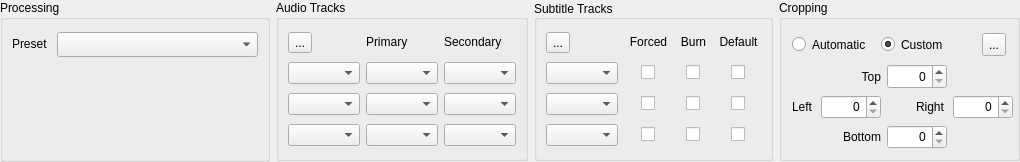
         <widget class="QFrame" name="frame">
          <property name="sizePolicy">
           <sizepolicy hsizetype="Preferred" vsizetype="Preferred">
            <horstretch>0</horstretch>
            <verstretch>0</verstretch>
           </sizepolicy>
          </property>
          <property name="minimumSize">
           <size>
            <width>0</width>
            <height>162</height>
           </size>
          </property>
          <property name="maximumSize">
           <size>
            <width>16777215</width>
            <height>162</height>
           </size>
          </property>
          <property name="frameShape">
           <enum>QFrame::NoFrame</enum>
          </property>
          <property name="frameShadow">
           <enum>QFrame::Raised</enum>
          </property>
          <layout class="QHBoxLayout" name="horizontalLayout">
           <property name="leftMargin">
            <number>0</number>
           </property>
           <property name="topMargin">
            <number>0</number>
           </property>
           <property name="rightMargin">
            <number>0</number>
           </property>
           <property name="bottomMargin">
            <number>0</number>
           </property>
           <item>
            <widget class="QGroupBox" name="groupBox_Processing">
             <property name="sizePolicy">
              <sizepolicy hsizetype="Fixed" vsizetype="Preferred">
               <horstretch>0</horstretch>
               <verstretch>0</verstretch>
              </sizepolicy>
             </property>
             <property name="minimumSize">
              <size>
               <width>270</width>
               <height>161</height>
              </size>
             </property>
             <property name="maximumSize">
              <size>
               <width>270</width>
               <height>16777215</height>
              </size>
             </property>
             <property name="title">
              <string>Processing</string>
             </property>
             <widget class="QLabel" name="label_Disc_Preset">
              <property name="geometry">
               <rect>
                <x>12</x>
                <y>35</y>
                <width>37</width>
                <height>17</height>
               </rect>
              </property>
              <property name="sizePolicy">
               <sizepolicy hsizetype="Fixed" vsizetype="Fixed">
                <horstretch>0</horstretch>
                <verstretch>0</verstretch>
               </sizepolicy>
              </property>
              <property name="text">
               <string>Preset</string>
              </property>
             </widget>
             <widget class="QComboBox" name="comboBox_Disc_Preset">
              <property name="geometry">
               <rect>
                <x>57</x>
                <y>32</y>
                <width>201</width>
                <height>25</height>
               </rect>
              </property>
              <property name="sizePolicy">
               <sizepolicy hsizetype="Fixed" vsizetype="Fixed">
                <horstretch>0</horstretch>
                <verstretch>0</verstretch>
               </sizepolicy>
              </property>
              <property name="minimumSize">
               <size>
                <width>201</width>
                <height>0</height>
               </size>
              </property>
              <property name="maximumSize">
               <size>
                <width>201</width>
                <height>16777215</height>
               </size>
              </property>
             </widget>
            </widget>
           </item>
           <item>
            <widget class="QGroupBox" name="groupBox_Disc_AudioTracks">
             <property name="sizePolicy">
              <sizepolicy hsizetype="Preferred" vsizetype="Fixed">
               <horstretch>0</horstretch>
               <verstretch>0</verstretch>
              </sizepolicy>
             </property>
             <property name="minimumSize">
              <size>
               <width>0</width>
               <height>161</height>
              </size>
             </property>
             <property name="title">
              <string>Audio Tracks</string>
             </property>
             <layout class="QGridLayout" name="gridLayout_6">
              <item row="0" column="0">
               <widget class="QToolButton" name="toolButton_Disc_Find_AudioTracks">
                <property name="toolTip">
                 <string>Select audio tracks from the first selected title.</string>
                </property>
                <property name="text">
                 <string>...</string>
                </property>
                <property name="icon">
                 <iconset>
                  <normaloff>images/find_16.png</normaloff>images/find_16.png</iconset>
                </property>
               </widget>
              </item>
              <item row="0" column="1">
               <widget class="QLabel" name="label_Disc_AudioTracks_Primary">
                <property name="sizePolicy">
                 <sizepolicy hsizetype="Preferred" vsizetype="Fixed">
                  <horstretch>0</horstretch>
                  <verstretch>0</verstretch>
                 </sizepolicy>
                </property>
                <property name="text">
                 <string>Primary</string>
                </property>
               </widget>
              </item>
              <item row="1" column="1">
               <widget class="QComboBox" name="comboBox_Disc_AudioTracks_Mixdown_First_Primary">
                <property name="sizePolicy">
                 <sizepolicy hsizetype="Preferred" vsizetype="Fixed">
                  <horstretch>0</horstretch>
                  <verstretch>0</verstretch>
                 </sizepolicy>
                </property>
                <property name="sizeAdjustPolicy">
                 <enum>QComboBox::AdjustToContents</enum>
                </property>
               </widget>
              </item>
              <item row="2" column="1">
               <widget class="QComboBox" name="comboBox_Disc_AudioTracks_Mixdown_Second_Primary">
                <property name="sizePolicy">
                 <sizepolicy hsizetype="Preferred" vsizetype="Fixed">
                  <horstretch>0</horstretch>
                  <verstretch>0</verstretch>
                 </sizepolicy>
                </property>
                <property name="sizeAdjustPolicy">
                 <enum>QComboBox::AdjustToContents</enum>
                </property>
               </widget>
              </item>
              <item row="1" column="0">
               <widget class="QComboBox" name="comboBox_Disc_AudioTracks_SelectTrack_First">
                <property name="sizePolicy">
                 <sizepolicy hsizetype="Fixed" vsizetype="Fixed">
                  <horstretch>0</horstretch>
                  <verstretch>0</verstretch>
                 </sizepolicy>
                </property>
               </widget>
              </item>
              <item row="3" column="1">
               <widget class="QComboBox" name="comboBox_Disc_AudioTracks_Mixdown_Third_Primary">
                <property name="sizePolicy">
                 <sizepolicy hsizetype="Preferred" vsizetype="Fixed">
                  <horstretch>0</horstretch>
                  <verstretch>0</verstretch>
                 </sizepolicy>
                </property>
                <property name="sizeAdjustPolicy">
                 <enum>QComboBox::AdjustToContents</enum>
                </property>
               </widget>
              </item>
              <item row="2" column="2">
               <widget class="QComboBox" name="comboBox_Disc_AudioTracks_Mixdown_Second_Secondary">
                <property name="sizeAdjustPolicy">
                 <enum>QComboBox::AdjustToContents</enum>
                </property>
               </widget>
              </item>
              <item row="2" column="0">
               <widget class="QComboBox" name="comboBox_Disc_AudioTracks_SelectTrack_Second">
                <property name="sizePolicy">
                 <sizepolicy hsizetype="Fixed" vsizetype="Fixed">
                  <horstretch>0</horstretch>
                  <verstretch>0</verstretch>
                 </sizepolicy>
                </property>
               </widget>
              </item>
              <item row="3" column="2">
               <widget class="QComboBox" name="comboBox_Disc_AudioTracks_Mixdown_Third_Secondary">
                <property name="sizeAdjustPolicy">
                 <enum>QComboBox::AdjustToContents</enum>
                </property>
               </widget>
              </item>
              <item row="0" column="2">
               <widget class="QLabel" name="label_Disc_AudioTracks_Secondary">
                <property name="sizePolicy">
                 <sizepolicy hsizetype="Preferred" vsizetype="Fixed">
                  <horstretch>0</horstretch>
                  <verstretch>0</verstretch>
                 </sizepolicy>
                </property>
                <property name="text">
                 <string>Secondary</string>
                </property>
               </widget>
              </item>
              <item row="3" column="0">
               <widget class="QComboBox" name="comboBox_Disc_AudioTracks_SelectTrack_Third">
                <property name="sizePolicy">
                 <sizepolicy hsizetype="Fixed" vsizetype="Fixed">
                  <horstretch>0</horstretch>
                  <verstretch>0</verstretch>
                 </sizepolicy>
                </property>
               </widget>
              </item>
              <item row="1" column="2">
               <widget class="QComboBox" name="comboBox_Disc_AudioTracks_Mixdown_First_Secondary">
                <property name="sizeAdjustPolicy">
                 <enum>QComboBox::AdjustToContents</enum>
                </property>
               </widget>
              </item>
             </layout>
            </widget>
           </item>
           <item>
            <widget class="QGroupBox" name="groupBox_Disc_SubtitleTracks">
             <property name="sizePolicy">
              <sizepolicy hsizetype="Fixed" vsizetype="Fixed">
               <horstretch>0</horstretch>
               <verstretch>0</verstretch>
              </sizepolicy>
             </property>
             <property name="minimumSize">
              <size>
               <width>221</width>
               <height>161</height>
              </size>
             </property>
             <property name="title">
              <string>Subtitle Tracks</string>
             </property>
             <property name="alignment">
              <set>Qt::AlignLeading|Qt::AlignLeft|Qt::AlignVCenter</set>
             </property>
             <layout class="QGridLayout" name="gridLayout_3" columnminimumwidth="80,0,0,0,0">
              <property name="horizontalSpacing">
               <number>0</number>
              </property>
              <item row="1" column="0" colspan="2">
               <widget class="QComboBox" name="comboBox_Disc_SubtitleTracks_SelectTrack_First">
                <property name="sizePolicy">
                 <sizepolicy hsizetype="Fixed" vsizetype="Fixed">
                  <horstretch>0</horstretch>
                  <verstretch>0</verstretch>
                 </sizepolicy>
                </property>
               </widget>
              </item>
              <item row="3" column="3" alignment="Qt::AlignHCenter">
               <widget class="QCheckBox" name="checkBox_Disc_SubtitleTracks_Burn_Third">
                <property name="sizePolicy">
                 <sizepolicy hsizetype="Fixed" vsizetype="Fixed">
                  <horstretch>0</horstretch>
                  <verstretch>0</verstretch>
                 </sizepolicy>
                </property>
                <property name="text">
                 <string/>
                </property>
               </widget>
              </item>
              <item row="2" column="2" alignment="Qt::AlignHCenter">
               <widget class="QCheckBox" name="checkBox_Disc_SubtitleTracks_Forced_Second">
                <property name="sizePolicy">
                 <sizepolicy hsizetype="Fixed" vsizetype="Fixed">
                  <horstretch>0</horstretch>
                  <verstretch>0</verstretch>
                 </sizepolicy>
                </property>
                <property name="maximumSize">
                 <size>
                  <width>16777215</width>
                  <height>16777215</height>
                 </size>
                </property>
                <property name="text">
                 <string/>
                </property>
               </widget>
              </item>
              <item row="2" column="3" alignment="Qt::AlignHCenter">
               <widget class="QCheckBox" name="checkBox_Disc_SubtitleTracks_Burn_Second">
                <property name="sizePolicy">
                 <sizepolicy hsizetype="Fixed" vsizetype="Fixed">
                  <horstretch>0</horstretch>
                  <verstretch>0</verstretch>
                 </sizepolicy>
                </property>
                <property name="text">
                 <string/>
                </property>
               </widget>
              </item>
              <item row="2" column="0" colspan="2">
               <widget class="QComboBox" name="comboBox_Disc_SubtitleTracks_SelectTrack_Second">
                <property name="sizePolicy">
                 <sizepolicy hsizetype="Fixed" vsizetype="Fixed">
                  <horstretch>0</horstretch>
                  <verstretch>0</verstretch>
                 </sizepolicy>
                </property>
               </widget>
              </item>
              <item row="0" column="0">
               <widget class="QToolButton" name="toolButton_Disc_Find_SubtitleTrack">
                <property name="toolTip">
                 <string>Find the subtitle track for the first selected title.</string>
                </property>
                <property name="text">
                 <string>...</string>
                </property>
                <property name="icon">
                 <iconset>
                  <normaloff>images/find_16.png</normaloff>images/find_16.png</iconset>
                </property>
               </widget>
              </item>
              <item row="2" column="4" alignment="Qt::AlignHCenter">
               <widget class="QCheckBox" name="checkBox_Disc_SubtitleTracks_Default_Second">
                <property name="sizePolicy">
                 <sizepolicy hsizetype="Fixed" vsizetype="Fixed">
                  <horstretch>0</horstretch>
                  <verstretch>0</verstretch>
                 </sizepolicy>
                </property>
                <property name="text">
                 <string/>
                </property>
               </widget>
              </item>
              <item row="3" column="2" alignment="Qt::AlignHCenter">
               <widget class="QCheckBox" name="checkBox_Disc_SubtitleTracks_Forced_Third">
                <property name="sizePolicy">
                 <sizepolicy hsizetype="Fixed" vsizetype="Fixed">
                  <horstretch>0</horstretch>
                  <verstretch>0</verstretch>
                 </sizepolicy>
                </property>
                <property name="maximumSize">
                 <size>
                  <width>16777215</width>
                  <height>16777215</height>
                 </size>
                </property>
                <property name="text">
                 <string/>
                </property>
               </widget>
              </item>
              <item row="3" column="0" colspan="2">
               <widget class="QComboBox" name="comboBox_Disc_SubtitleTracks_SelectTrack_Third">
                <property name="sizePolicy">
                 <sizepolicy hsizetype="Fixed" vsizetype="Fixed">
                  <horstretch>0</horstretch>
                  <verstretch>0</verstretch>
                 </sizepolicy>
                </property>
               </widget>
              </item>
              <item row="0" column="3" alignment="Qt::AlignHCenter">
               <widget class="QLabel" name="label_Disc_SubtitleTracks_Burn">
                <property name="sizePolicy">
                 <sizepolicy hsizetype="Fixed" vsizetype="Fixed">
                  <horstretch>0</horstretch>
                  <verstretch>0</verstretch>
                 </sizepolicy>
                </property>
                <property name="minimumSize">
                 <size>
                  <width>45</width>
                  <height>0</height>
                 </size>
                </property>
                <property name="maximumSize">
                 <size>
                  <width>45</width>
                  <height>16777215</height>
                 </size>
                </property>
                <property name="layoutDirection">
                 <enum>Qt::LeftToRight</enum>
                </property>
                <property name="text">
                 <string>Burn</string>
                </property>
                <property name="alignment">
                 <set>Qt::AlignCenter</set>
                </property>
               </widget>
              </item>
              <item row="0" column="4" alignment="Qt::AlignHCenter">
               <widget class="QLabel" name="label_Disc_SubtitleTracks_Default">
                <property name="sizePolicy">
                 <sizepolicy hsizetype="Fixed" vsizetype="Fixed">
                  <horstretch>0</horstretch>
                  <verstretch>0</verstretch>
                 </sizepolicy>
                </property>
                <property name="minimumSize">
                 <size>
                  <width>45</width>
                  <height>0</height>
                 </size>
                </property>
                <property name="maximumSize">
                 <size>
                  <width>45</width>
                  <height>16777215</height>
                 </size>
                </property>
                <property name="text">
                 <string>Default</string>
                </property>
                <property name="alignment">
                 <set>Qt::AlignCenter</set>
                </property>
               </widget>
              </item>
              <item row="0" column="2" alignment="Qt::AlignHCenter">
               <widget class="QLabel" name="label_Disc_SubtitleTracks_Forced">
                <property name="sizePolicy">
                 <sizepolicy hsizetype="Fixed" vsizetype="Fixed">
                  <horstretch>0</horstretch>
                  <verstretch>0</verstretch>
                 </sizepolicy>
                </property>
                <property name="minimumSize">
                 <size>
                  <width>45</width>
                  <height>0</height>
                 </size>
                </property>
                <property name="maximumSize">
                 <size>
                  <width>45</width>
                  <height>16777215</height>
                 </size>
                </property>
                <property name="text">
                 <string>Forced</string>
                </property>
                <property name="alignment">
                 <set>Qt::AlignCenter</set>
                </property>
               </widget>
              </item>
              <item row="1" column="2" alignment="Qt::AlignHCenter">
               <widget class="QCheckBox" name="checkBox_Disc_SubtitleTracks_Forced_First">
                <property name="sizePolicy">
                 <sizepolicy hsizetype="Fixed" vsizetype="Fixed">
                  <horstretch>0</horstretch>
                  <verstretch>0</verstretch>
                 </sizepolicy>
                </property>
                <property name="maximumSize">
                 <size>
                  <width>16777215</width>
                  <height>16777215</height>
                 </size>
                </property>
                <property name="text">
                 <string/>
                </property>
               </widget>
              </item>
              <item row="1" column="4" alignment="Qt::AlignHCenter">
               <widget class="QCheckBox" name="checkBox_Disc_SubtitleTracks_Default_First">
                <property name="sizePolicy">
                 <sizepolicy hsizetype="Fixed" vsizetype="Fixed">
                  <horstretch>0</horstretch>
                  <verstretch>0</verstretch>
                 </sizepolicy>
                </property>
                <property name="text">
                 <string/>
                </property>
               </widget>
              </item>
              <item row="3" column="4" alignment="Qt::AlignHCenter">
               <widget class="QCheckBox" name="checkBox_Disc_SubtitleTracks_Default_Third">
                <property name="sizePolicy">
                 <sizepolicy hsizetype="Fixed" vsizetype="Fixed">
                  <horstretch>0</horstretch>
                  <verstretch>0</verstretch>
                 </sizepolicy>
                </property>
                <property name="text">
                 <string/>
                </property>
               </widget>
              </item>
              <item row="1" column="3" alignment="Qt::AlignHCenter">
               <widget class="QCheckBox" name="checkBox_Disc_SubtitleTracks_Burn_First">
                <property name="sizePolicy">
                 <sizepolicy hsizetype="Fixed" vsizetype="Fixed">
                  <horstretch>0</horstretch>
                  <verstretch>0</verstretch>
                 </sizepolicy>
                </property>
                <property name="text">
                 <string/>
                </property>
               </widget>
              </item>
             </layout>
            </widget>
           </item>
           <item>
            <widget class="QGroupBox" name="groupBox_Disc_Crop">
             <property name="sizePolicy">
              <sizepolicy hsizetype="Fixed" vsizetype="Fixed">
               <horstretch>0</horstretch>
               <verstretch>0</verstretch>
              </sizepolicy>
             </property>
             <property name="minimumSize">
              <size>
               <width>241</width>
               <height>161</height>
              </size>
             </property>
             <property name="title">
              <string>Cropping</string>
             </property>
             <widget class="QRadioButton" name="radioButton_Disc_Crop_Automatic">
              <property name="geometry">
               <rect>
                <x>13</x>
                <y>33</y>
                <width>83</width>
                <height>23</height>
               </rect>
              </property>
              <property name="sizePolicy">
               <sizepolicy hsizetype="Fixed" vsizetype="Fixed">
                <horstretch>0</horstretch>
                <verstretch>0</verstretch>
               </sizepolicy>
              </property>
              <property name="toolTip">
               <string>Let HandBrake automatically crop the title(s).</string>
              </property>
              <property name="text">
               <string>Automatic</string>
              </property>
              <property name="checkable">
               <bool>true</bool>
              </property>
              <property name="checked">
               <bool>false</bool>
              </property>
             </widget>
             <widget class="QRadioButton" name="radioButton_Disc_Crop_Custom">
              <property name="geometry">
               <rect>
                <x>102</x>
                <y>33</y>
                <width>69</width>
                <height>23</height>
               </rect>
              </property>
              <property name="sizePolicy">
               <sizepolicy hsizetype="Fixed" vsizetype="Fixed">
                <horstretch>0</horstretch>
                <verstretch>0</verstretch>
               </sizepolicy>
              </property>
              <property name="toolTip">
               <string>Use these cropping values for all titles.</string>
              </property>
              <property name="text">
               <string>Custom</string>
              </property>
              <property name="checked">
               <bool>true</bool>
              </property>
             </widget>
             <widget class="QToolButton" name="toolButton_Disc_Find_Crop">
              <property name="geometry">
               <rect>
                <x>203</x>
                <y>33</y>
                <width>24</width>
                <height>23</height>
               </rect>
              </property>
              <property name="toolTip">
               <string>&lt;html&gt;&lt;head/&gt;&lt;body&gt;&lt;p&gt;Find the cropping values; the values from the first selected title will be used.&lt;/p&gt;&lt;/body&gt;&lt;/html&gt;</string>
              </property>
              <property name="text">
               <string>...</string>
              </property>
              <property name="icon">
               <iconset>
                <normaloff>images/find_16.png</normaloff>images/find_16.png</iconset>
              </property>
             </widget>
             <widget class="QLabel" name="label_Disc_Crop_Top">
              <property name="geometry">
               <rect>
                <x>67</x>
                <y>68</y>
                <width>35</width>
                <height>17</height>
               </rect>
              </property>
              <property name="sizePolicy">
               <sizepolicy hsizetype="Fixed" vsizetype="Fixed">
                <horstretch>0</horstretch>
                <verstretch>0</verstretch>
               </sizepolicy>
              </property>
              <property name="minimumSize">
               <size>
                <width>35</width>
                <height>0</height>
               </size>
              </property>
              <property name="maximumSize">
               <size>
                <width>35</width>
                <height>16777215</height>
               </size>
              </property>
              <property name="text">
               <string>Top</string>
              </property>
              <property name="alignment">
               <set>Qt::AlignRight|Qt::AlignTrailing|Qt::AlignVCenter</set>
              </property>
              <property name="buddy">
               <cstring>spinBox_Disc_Crop_Top</cstring>
              </property>
             </widget>
             <widget class="QSpinBox" name="spinBox_Disc_Crop_Top">
              <property name="geometry">
               <rect>
                <x>108</x>
                <y>64</y>
                <width>60</width>
                <height>25</height>
               </rect>
              </property>
              <property name="sizePolicy">
               <sizepolicy hsizetype="Fixed" vsizetype="Fixed">
                <horstretch>0</horstretch>
                <verstretch>0</verstretch>
               </sizepolicy>
              </property>
              <property name="minimumSize">
               <size>
                <width>60</width>
                <height>0</height>
               </size>
              </property>
              <property name="maximumSize">
               <size>
                <width>60</width>
                <height>16777215</height>
               </size>
              </property>
              <property name="alignment">
               <set>Qt::AlignRight|Qt::AlignTrailing|Qt::AlignVCenter</set>
              </property>
              <property name="maximum">
               <number>4096</number>
              </property>
             </widget>
             <widget class="QLabel" name="label_Disc_Crop_Left">
              <property name="geometry">
               <rect>
                <x>13</x>
                <y>98</y>
                <width>23</width>
                <height>17</height>
               </rect>
              </property>
              <property name="sizePolicy">
               <sizepolicy hsizetype="Fixed" vsizetype="Fixed">
                <horstretch>0</horstretch>
                <verstretch>0</verstretch>
               </sizepolicy>
              </property>
              <property name="minimumSize">
               <size>
                <width>0</width>
                <height>0</height>
               </size>
              </property>
              <property name="maximumSize">
               <size>
                <width>16777215</width>
                <height>16777215</height>
               </size>
              </property>
              <property name="text">
               <string>Left</string>
              </property>
              <property name="alignment">
               <set>Qt::AlignLeading|Qt::AlignLeft|Qt::AlignVCenter</set>
              </property>
              <property name="buddy">
               <cstring>spinBox_Disc_Crop_Left</cstring>
              </property>
             </widget>
             <widget class="QSpinBox" name="spinBox_Disc_Crop_Left">
              <property name="geometry">
               <rect>
                <x>42</x>
                <y>95</y>
                <width>60</width>
                <height>24</height>
               </rect>
              </property>
              <property name="sizePolicy">
               <sizepolicy hsizetype="Fixed" vsizetype="Fixed">
                <horstretch>0</horstretch>
                <verstretch>0</verstretch>
               </sizepolicy>
              </property>
              <property name="minimumSize">
               <size>
                <width>60</width>
                <height>0</height>
               </size>
              </property>
              <property name="maximumSize">
               <size>
                <width>60</width>
                <height>16777215</height>
               </size>
              </property>
              <property name="alignment">
               <set>Qt::AlignRight|Qt::AlignTrailing|Qt::AlignVCenter</set>
              </property>
              <property name="maximum">
               <number>4096</number>
              </property>
             </widget>
             <widget class="QLabel" name="label_Disc_Crop_Right">
              <property name="geometry">
               <rect>
                <x>137</x>
                <y>98</y>
                <width>31</width>
                <height>17</height>
               </rect>
              </property>
              <property name="sizePolicy">
               <sizepolicy hsizetype="Fixed" vsizetype="Fixed">
                <horstretch>0</horstretch>
                <verstretch>0</verstretch>
               </sizepolicy>
              </property>
              <property name="minimumSize">
               <size>
                <width>0</width>
                <height>0</height>
               </size>
              </property>
              <property name="maximumSize">
               <size>
                <width>16777215</width>
                <height>16777215</height>
               </size>
              </property>
              <property name="text">
               <string>Right</string>
              </property>
              <property name="alignment">
               <set>Qt::AlignLeading|Qt::AlignLeft|Qt::AlignVCenter</set>
              </property>
              <property name="buddy">
               <cstring>spinBox_Disc_Crop_Right</cstring>
              </property>
             </widget>
             <widget class="QSpinBox" name="spinBox_Disc_Crop_Right">
              <property name="geometry">
               <rect>
                <x>174</x>
                <y>95</y>
                <width>60</width>
                <height>24</height>
               </rect>
              </property>
              <property name="sizePolicy">
               <sizepolicy hsizetype="Fixed" vsizetype="Fixed">
                <horstretch>0</horstretch>
                <verstretch>0</verstretch>
               </sizepolicy>
              </property>
              <property name="minimumSize">
               <size>
                <width>60</width>
                <height>23</height>
               </size>
              </property>
              <property name="maximumSize">
               <size>
                <width>60</width>
                <height>16777215</height>
               </size>
              </property>
              <property name="alignment">
               <set>Qt::AlignRight|Qt::AlignTrailing|Qt::AlignVCenter</set>
              </property>
              <property name="maximum">
               <number>4096</number>
              </property>
             </widget>
             <widget class="QLabel" name="label_Disc_Crop_Bottom">
              <property name="geometry">
               <rect>
                <x>59</x>
                <y>128</y>
                <width>43</width>
                <height>17</height>
               </rect>
              </property>
              <property name="sizePolicy">
               <sizepolicy hsizetype="Fixed" vsizetype="Fixed">
                <horstretch>0</horstretch>
                <verstretch>0</verstretch>
               </sizepolicy>
              </property>
              <property name="minimumSize">
               <size>
                <width>0</width>
                <height>0</height>
               </size>
              </property>
              <property name="maximumSize">
               <size>
                <width>16777215</width>
                <height>16777215</height>
               </size>
              </property>
              <property name="text">
               <string>Bottom</string>
              </property>
              <property name="alignment">
               <set>Qt::AlignRight|Qt::AlignTrailing|Qt::AlignVCenter</set>
              </property>
              <property name="buddy">
               <cstring>spinBox_Disc_Crop_Bottom</cstring>
              </property>
             </widget>
             <widget class="QSpinBox" name="spinBox_Disc_Crop_Bottom">
              <property name="geometry">
               <rect>
                <x>108</x>
                <y>125</y>
                <width>60</width>
                <height>24</height>
               </rect>
              </property>
              <property name="sizePolicy">
               <sizepolicy hsizetype="Fixed" vsizetype="Fixed">
                <horstretch>0</horstretch>
                <verstretch>0</verstretch>
               </sizepolicy>
              </property>
              <property name="minimumSize">
               <size>
                <width>60</width>
                <height>0</height>
               </size>
              </property>
              <property name="maximumSize">
               <size>
                <width>60</width>
                <height>16777215</height>
               </size>
              </property>
              <property name="alignment">
               <set>Qt::AlignRight|Qt::AlignTrailing|Qt::AlignVCenter</set>
              </property>
              <property name="maximum">
               <number>4096</number>
              </property>
             </widget>
            </widget>
           </item>
          </layout>
         </widget>
